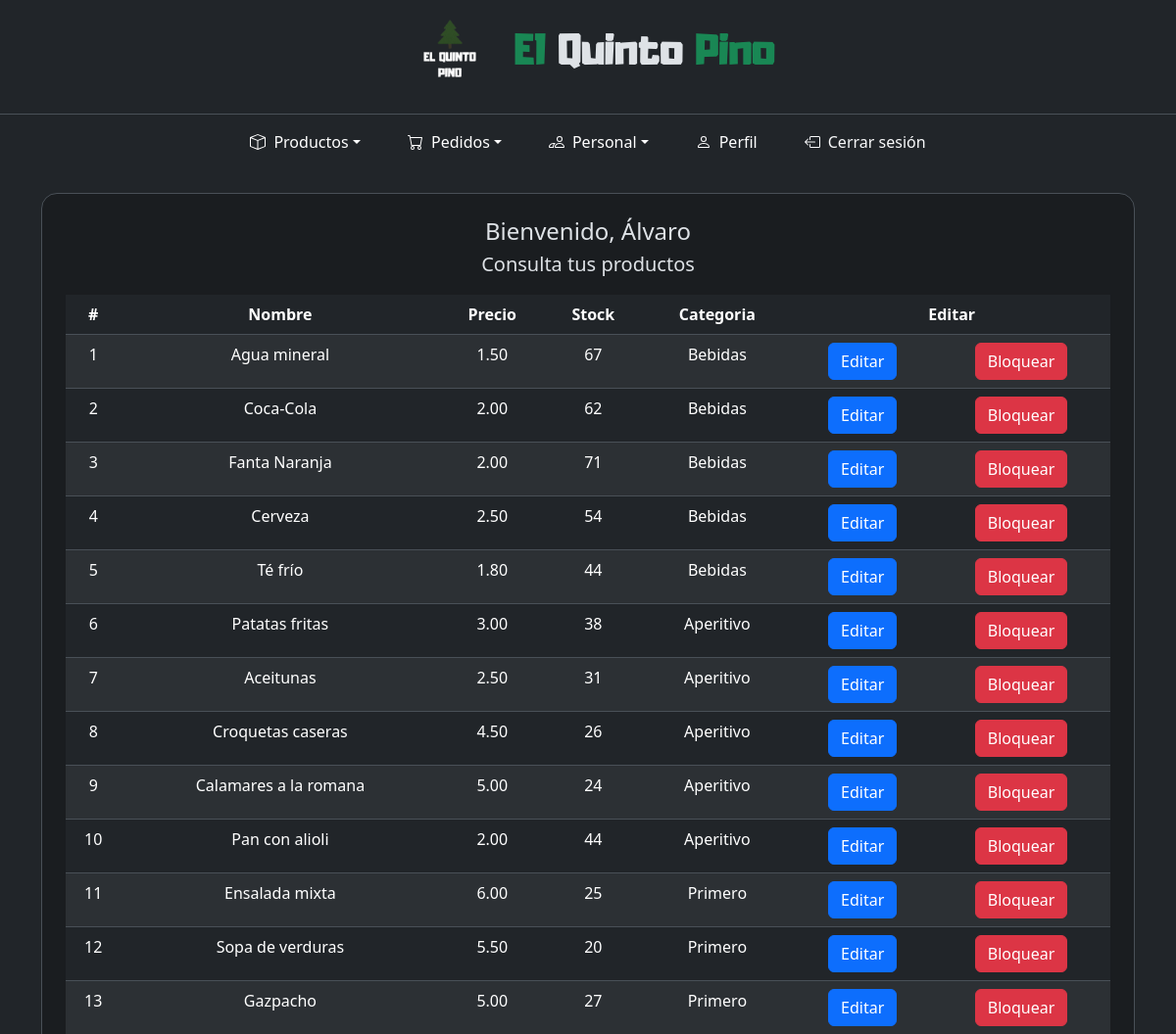
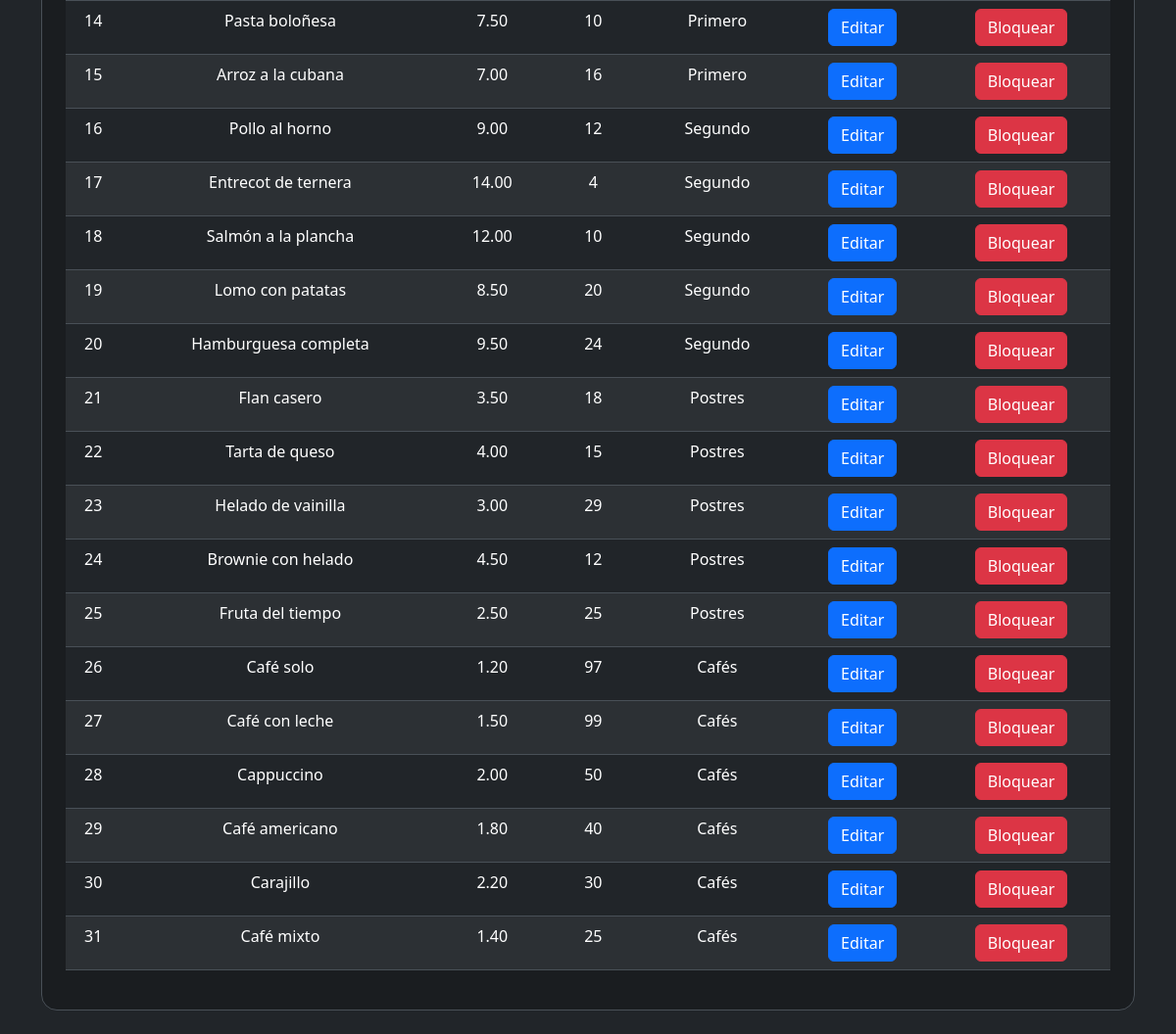
Before: /encargado/encargado.php (signed in) with the older database file (2 pictures, top to bottom).
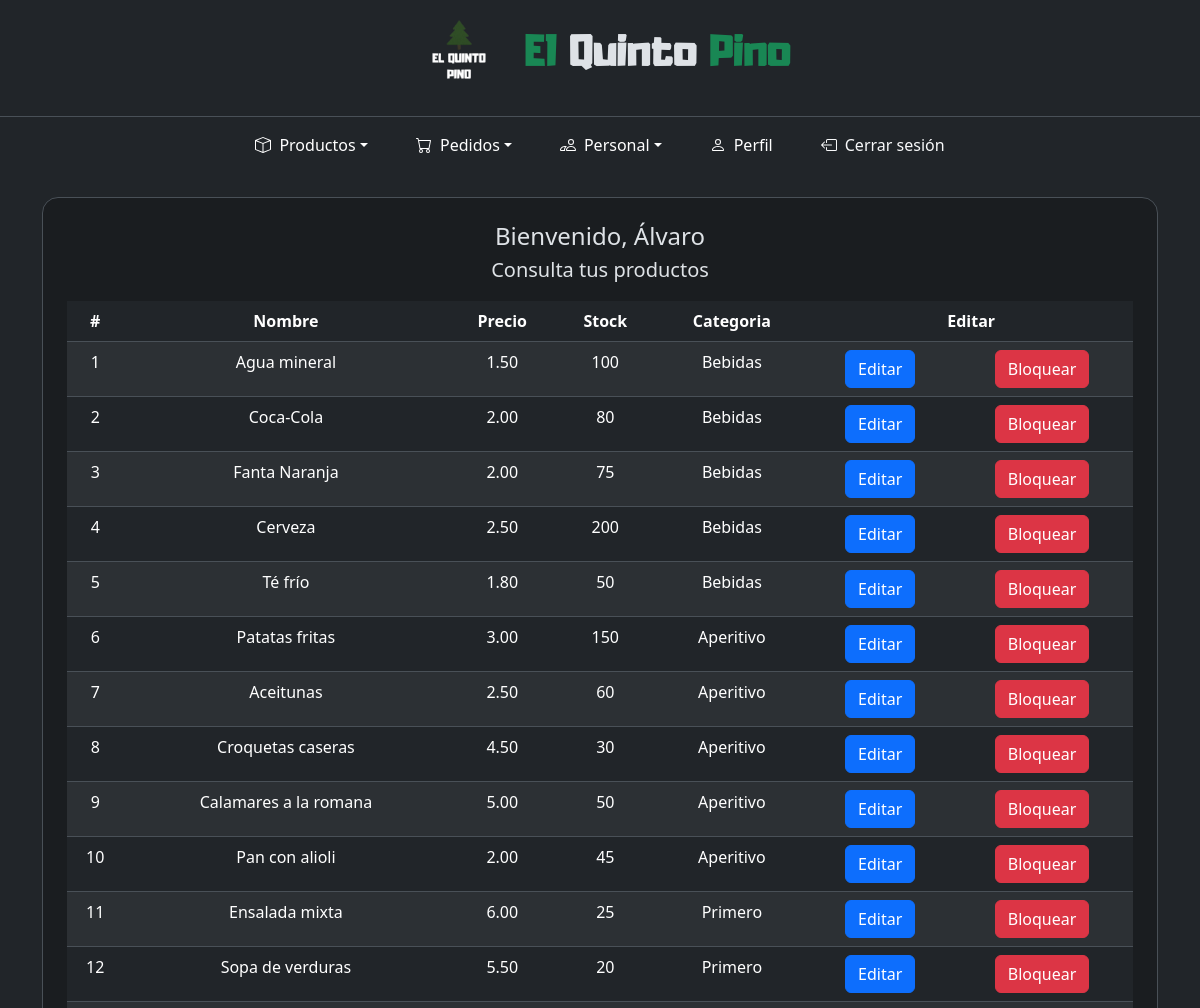
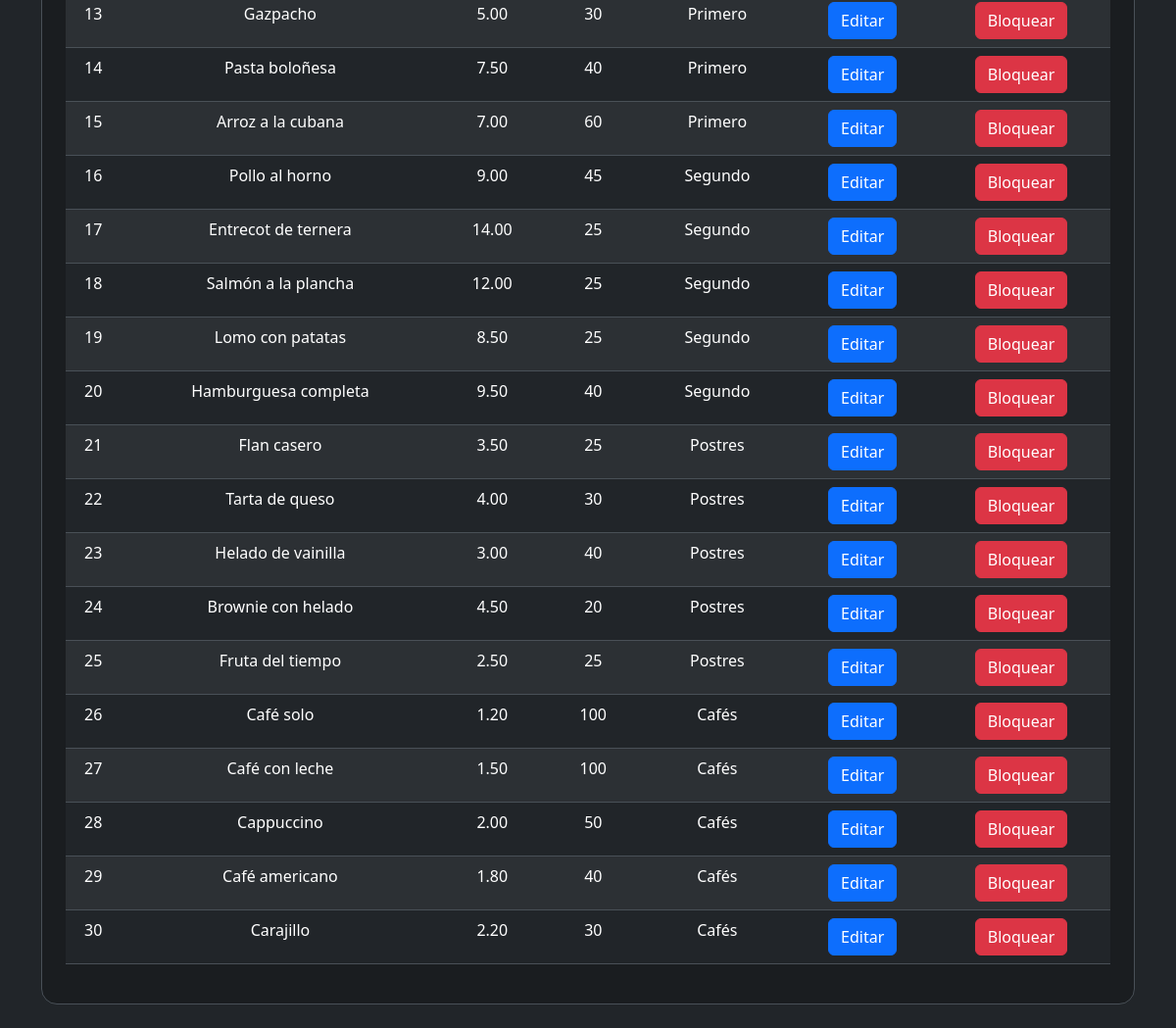
After: the same page with the newer database file (2 pictures, top to bottom).
### tables this page shows
CREATE TABLE `producto` (
  `id` int(11) NOT NULL,
  `nombre` varchar(255) NOT NULL,
  `precio` decimal(10,2) NOT NULL,
  `stock` int(11) NOT NULL,
  `estado` tinyint(1) NOT NULL COMMENT '0- bloqueado 1-activo',
  `categoria` int(11) NOT NULL,
  `estado_categoria` tinyint(1) NOT NULL COMMENT '0- bloqueado 1- activo'
);

CREATE TABLE `categoria` (
  `id` int(11) NOT NULL,
  `nombre` varchar(255) NOT NULL
);

### encargado/encargado.php (the view, shortened to what this page needs)
<?php
include("../components/conexion.php");
?>
<!DOCTYPE html>
<html lang="es" data-bs-theme="dark">
<head>
    <link rel="stylesheet" href="../bootstrap/css/bootstrap.min.css" />
    <link rel="stylesheet" href="../styles.css" />
</head>
<body>
    <div class="container-fluid min-vh-100 d-flex flex-column">
        <?php
        include("../components/header.php");
        include("navbar.php");
        $usuario = $_SESSION["usuario"];
        ?>
        <main class="container my-4 flex-grow-1">
            <div class="row justify-content-center">
                <div class="col-12">
                    <section class="bg-dark-subtle border rounded-4 p-4 p-sm-4">
                        <header class="text-center mb-3">
                            <h4 class="h4 mb-1">Bienvenido, <?php echo $usuario; ?></h4>
                            <p class="lead">Consulta tus productos</p>
                        </header>
                        <section class="row justify-content-center ">
                            <div class="col-12 table-responsive">
                                <table class="table text-start text-md-center table-hover table-striped">
                                    <thead>
                                        <tr>
                                            <th class='d-none d-sm-block d-sm-'>#</th>
                                            <th>Nombre</th>
                                            <th>Precio</th>
                                            <th>Stock</th>
                                            <th>Categoria</th>
                                            <th colspan="2">Editar</th>
                                        </tr>
                                    </thead>
                                    <tbody>
                                        <?php
                                        $consulta = "SELECT * FROM producto";
                                        $result = mysqli_query($conn, $consulta);
                                        while ($row = mysqli_fetch_array($result)) {
                                            $id = $row['id'];
                                            $estado = $row["estado"];
                                            if ($estado == 1) {
                                                print("<tr>");
                                            } else {
                                                print("<tr class='table-danger'>");
                                            }
                                            print("<td class='d-none d-sm-table-cell'>");
                                            print($row['id']);
                                            print("</td>");
                                            print("<td>");
                                            print($row['nombre']);
                                            print("</td>");
                                            print("<td>");
                                            print($row['precio']);
                                            print("</td>");
                                            print("<td>");
                                            print($row['stock']);
                                            print("</td>");
                                            print("<td>");
                                            $cat = $row["categoria"];
                                            $consulta2 = "SELECT nombre FROM categoria WHERE id = '$cat'";
                                            $result2 = mysqli_query($conn, $consulta2);
                                            $row2 = mysqli_fetch_array($result2);
                                            print($row2["nombre"]);
                                            print("</td>");
                                            print("<td>");
                                            print("<a href='editarProducto.php?id=$id' class='btn btn-primary'>Editar</a>");
                                            print("</td>");
                                            print("<td class='d-none d-md-table-cell'>");
                                            if ($estado == 1) {
                                                print("<a href='bloquearProducto.php?id=$id' class='btn btn-danger'>Bloquear</a>");
                                            } else {
                                                print("<a href='desbloquearProducto.php?id=$id' class='btn btn-success'>Desloquear</a>");
                                            }
                                            print("</td>");
                                            print("</tr>");
                                        }
                                        ?>
                                    </tbody>
                                </table>
                            </div>
                        </section>
                </div>
            </div>
        </main>
    </div>
</body>
</html>

### components/header.php
<header class="row text-center align-items-center p-2"
  style="background-color: var(--bs-body-bg); color: var(--bs-body-color);">
  <div class="col-12 d-flex justify-content-center align-items-center">
    <img src="/restaurante/img/logo_white.png" alt="logo" class="me-3" width="100px">
    <h1>
      <span class="text-success">El</span> Quinto <span class="text-success">Pino</span>
    </h1>
  </div>
</header>

### encargado/navbar.php (shortened to what this page needs)
<div class="row">
    <nav class="navbar navbar-expand-lg navbar-dark bg-dark border-top justify-content-end w-100">
        <div class="collapse navbar-collapse justify-content-center" id="navbarMain">
            <ul class="navbar-nav mb-2 mb-lg-0 text-center">
                <li class="nav-item dropdown mx-3">
                    <a class="nav-link dropdown-toggle d-flex align-items-center justify-content-center text-white"
                        href="#" id="dropdownProductos" role="button" data-bs-toggle="dropdown" aria-expanded="false">
                        Productos
                    </a>
                </li>
                <li class="nav-item dropdown mx-3">
                    <a class="nav-link dropdown-toggle d-flex align-items-center justify-content-center text-white"
                        href="#" id="dropdownPedidos" role="button" data-bs-toggle="dropdown" aria-expanded="false">
                        &nbsp;
                        Pedidos
                    </a>
                </li>
                <li class="nav-item dropdown mx-3">
                    <a class="nav-link dropdown-toggle d-flex align-items-center justify-content-center text-white"
                        href="#" id="dropdownPersonal" role="button" data-bs-toggle="dropdown" aria-expanded="false">
                        Personal
                    </a>
                </li>
                <li class="nav-item mx-3">
                    <a class="nav-link d-flex align-items-center justify-content-center text-white"
                        href="/restaurante/encargado/perfil.php">
                        Perfil
                    </a>
                </li>
                <li class="nav-item mx-3">
                    <a class="nav-link d-flex align-items-center justify-content-center text-light" href="/restaurante/encargado/cerrarSesion.php">
                        Cerrar sesión
                    </a>
                </li>
            </ul>
        </div>
    </nav>
</div>

### styles.css (style rules this page uses)
h1 { font-family: Adumu, Arial, Helvetica, sans-serif; }
body { background-image: url(/restaurante/img/background02.jpg); background-repeat: no-repeat; background-size: cover; background-position: center; }

Changed rows visible on the page:
removed producto: id "31", nombre "Café mixto", precio "1.40", stock "25", categoria.nombre "Cafés"
changed producto "Agua mineral": stock "67" → "100"
changed producto "Coca-Cola": stock "62" → "80"
changed producto "Fanta Naranja": stock "71" → "75"
changed producto "Cerveza": stock "54" → "200"
changed producto "Té frío": stock "44" → "50"
changed producto "Patatas fritas": stock "38" → "150"
changed producto "Aceitunas": stock "31" → "60"
changed producto "Croquetas caseras": stock "26" → "30"
changed producto "Calamares a la romana": stock "24" → "50"
changed producto "Pan con alioli": stock "44" → "45"
changed producto "Gazpacho": stock "27" → "30"
changed producto "Pasta boloñesa": stock "10" → "40"
changed producto "Arroz a la cubana": stock "16" → "60"
changed producto "Pollo al horno": stock "12" → "45"
changed producto "Entrecot de ternera": stock "4" → "25"
changed producto "Salmón a la plancha": stock "10" → "25"
changed producto "Lomo con patatas": stock "20" → "25"
changed producto "Hamburguesa completa": stock "24" → "40"
changed producto "Flan casero": stock "18" → "25"
changed producto "Tarta de queso": stock "15" → "30"
changed producto "Helado de vainilla": stock "29" → "40"
changed producto "Brownie con helado": stock "12" → "20"
changed producto "Café solo": stock "97" → "100"
changed producto "Café con leche": stock "99" → "100"
